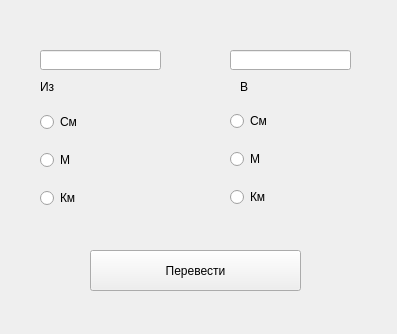
<?xml version="1.0" encoding="UTF-8"?>
<ui version="4.0">
 <class>Form</class>
 <widget class="QWidget" name="Form">
  <property name="geometry">
   <rect>
    <x>0</x>
    <y>0</y>
    <width>397</width>
    <height>334</height>
   </rect>
  </property>
  <property name="windowTitle">
   <string>Form</string>
  </property>
  <widget class="QLineEdit" name="Input1">
   <property name="geometry">
    <rect>
     <x>40</x>
     <y>50</y>
     <width>121</width>
     <height>20</height>
    </rect>
   </property>
  </widget>
  <widget class="QLineEdit" name="input2">
   <property name="geometry">
    <rect>
     <x>230</x>
     <y>50</y>
     <width>121</width>
     <height>20</height>
    </rect>
   </property>
  </widget>
  <widget class="QLabel" name="label">
   <property name="geometry">
    <rect>
     <x>40</x>
     <y>80</y>
     <width>47</width>
     <height>13</height>
    </rect>
   </property>
   <property name="text">
    <string>Из</string>
   </property>
  </widget>
  <widget class="QLabel" name="label_2">
   <property name="geometry">
    <rect>
     <x>240</x>
     <y>80</y>
     <width>47</width>
     <height>13</height>
    </rect>
   </property>
   <property name="text">
    <string>В</string>
   </property>
  </widget>
  <widget class="QWidget" name="verticalLayoutWidget">
   <property name="geometry">
    <rect>
     <x>40</x>
     <y>100</y>
     <width>121</width>
     <height>121</height>
    </rect>
   </property>
   <layout class="QVBoxLayout" name="verticalLayout">
    <item>
     <widget class="QRadioButton" name="radioButtonCM1">
      <property name="text">
       <string>См</string>
      </property>
     </widget>
    </item>
    <item>
     <widget class="QRadioButton" name="radioButtonM1">
      <property name="text">
       <string>М</string>
      </property>
     </widget>
    </item>
    <item>
     <widget class="QRadioButton" name="radioButtonKM1">
      <property name="text">
       <string>Км</string>
      </property>
     </widget>
    </item>
   </layout>
  </widget>
  <widget class="QPushButton" name="perevesti">
   <property name="geometry">
    <rect>
     <x>90</x>
     <y>250</y>
     <width>211</width>
     <height>41</height>
    </rect>
   </property>
   <property name="text">
    <string>Перевести</string>
   </property>
  </widget>
  <widget class="QWidget" name="verticalLayoutWidget_2">
   <property name="geometry">
    <rect>
     <x>230</x>
     <y>99</y>
     <width>121</width>
     <height>121</height>
    </rect>
   </property>
   <layout class="QVBoxLayout" name="verticalLayout_2">
    <item>
     <widget class="QRadioButton" name="radioButtonCM2">
      <property name="text">
       <string>См</string>
      </property>
     </widget>
    </item>
    <item>
     <widget class="QRadioButton" name="radioButtonM2">
      <property name="text">
       <string>М</string>
      </property>
     </widget>
    </item>
    <item>
     <widget class="QRadioButton" name="radioButtonKM2">
      <property name="text">
       <string>Км</string>
      </property>
     </widget>
    </item>
   </layout>
  </widget>
 </widget>
 <resources/>
 <connections/>
</ui>
